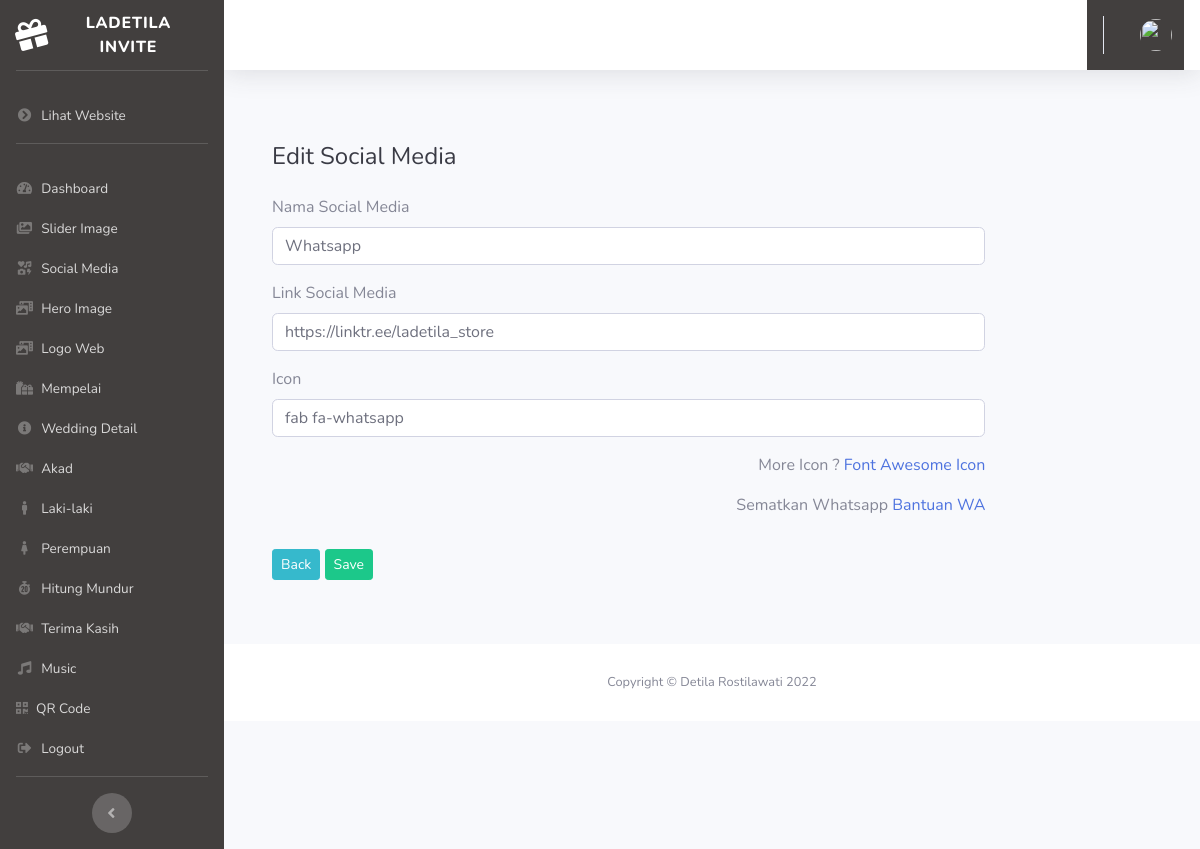
Screenshot of /admin/edit_social/0 with the database file from the repository.
### tables this page shows
CREATE TABLE `user_sub_menu` (
  `id` int(11) NOT NULL,
  `title` varchar(128) NOT NULL,
  `url` varchar(128) NOT NULL,
  `icon` varchar(128) NOT NULL
);

CREATE TABLE `social_media` (
  `id` int(11) NOT NULL,
  `nama` varchar(255) NOT NULL,
  `sosmed` varchar(255) NOT NULL,
  `icon` varchar(255) NOT NULL,
  `fb_icon` varchar(255) NOT NULL,
  `ig` varchar(255) NOT NULL,
  `ig_icon` varchar(255) NOT NULL,
  `yt` varchar(255) NOT NULL,
  `yt_icon` varchar(255) NOT NULL,
  `wa` varchar(255) NOT NULL,
  `wa_icon` varchar(255) NOT NULL
);

### application/controllers/Admin.php (called while the page is built, shortened)
<?php
class Admin extends CI_Controller
{
    public function edit_social($id)
    {
        $data['title'] = 'Edit Social Media';
        $data['user'] = $this->db->get_where('user', ['email' => $this->session->userdata('email')])->row_array();
        $data['social_media'] = $this->db->get_where('social_media', ['id' => $id])->row_array();
        $this->form_validation->set_rules('nama', 'Nama', 'required');
        $this->form_validation->set_rules('sosmed', 'Sosmed', 'required');
        $this->form_validation->set_rules('icon', 'Icon', 'required');
        if ($this->form_validation->run() == false) {
            $this->load->view('templates/header', $data);
            $this->load->view('templates/sidebar', $data);
            $this->load->view('templates/topbar', $data);
            $this->load->view('admin/edit_social', $data);
            $this->load->view('templates/footer');
        }
    }
}

### index.php (called while the page is built, shortened)
<?php
require_once BASEPATH.'core/CodeIgniter.php';

### application/views/admin/edit_social.php (the view, shortened to what this page needs)
<div class="row">
    <div class="col-lg-10">
        <div class="p-5">
            <div class="text-left">
                <h1 class="h4 text-gray-900 mb-4"><?= $title; ?></h1>
            </div>
            <form method="POST" action="<?= base_url('admin/edit_social/') . $social_media['id']; ?>" enctype="multipart/form-data">
                <div class="form-group">
                    <label for="nama">Nama Social Media</label>
                    <input type="text" class="form-control form-control-user" id="nama" name="nama" value="<?= $social_media['nama']; ?>">
                </div>
                <div class="form-group">
                    <label for="sosmed">Link Social Media</label>
                    <input type="text" class="form-control form-control-user" id="sosmed" name="sosmed" value="<?= $social_media['sosmed']; ?>">
                </div>
                <div class="form-group">
                    <label for="icon">Icon</label>
                    <input type="text" class="form-control form-control-user" id="icon" name="icon" value="<?= $social_media['icon']; ?>">
                </div>
                <p class="text-right">More Icon ? <a href="https://fontawesome.com/icons?d=gallery&p=2&q=youtube&m=free" target="_blank">Font Awesome Icon</a></p>
                <p class="text-right">Sematkan Whatsapp <a href="https://faq.whatsapp.com/general/chats/how-to-use-click-to-chat/?lang=id" target="_blank">Bantuan WA</a></p>
                <a class="btn btn-sm btn-info text-decoration-none" href="<?= base_url('admin/social_media') ?>">Back</a>
                <button type="submit" class="btn btn-sm btn-success my-3">
                    Save
                </button>
            </form>
        </div>
    </div>
</div>

### application/views/templates/sidebar.php (shortened to what this page needs)
<ul class="navbar-nav sidebar sidebar-dark accordion" id="accordionSidebar">
    <a class="sidebar-brand d-flex align-items-center justify-content-center" href="<?= base_url('auth'); ?>">
        <div class="sidebar-brand-icon rotate-n-15">
            <i class="fas fa-gift"></i>
        </div>
        <div class="sidebar-brand-text mx-3">Ladetila Invite</div>
    </a>
    <hr class="sidebar-divider">
    <li class="nav-item">
        <a class="nav-link" href="<?= base_url() ?>">
            <i class="fas fa-fw fa-chevron-circle-right"></i>
            <span>Lihat Website</span></a>
    </li>
    <hr class="sidebar-divider">
    <?php
    $querySubMenu = "SELECT *
                  FROM user_sub_menu
                  ";
    $subMenu = $this->db->query($querySubMenu)->result_array();
    ?>
    <?php foreach ($subMenu as $sm) : ?>
        <?php if ($title == $sm['title']) : ?>
            <li class="nav-item active">
            <?php else : ?>
            <li class="nav-item">
            <?php endif; ?>
            <a class="nav-link pb-0" href="<?= base_url($sm['url']); ?>">
                <i class="<?= $sm['icon']; ?>"></i>
                <span><?= $sm['title']; ?></span></a>
            </li>
        <?php endforeach; ?>
        <li class="nav-item">
            <a class="nav-link" href="<?= base_url('auth/logout') ?>">
                <i class="fas fa-fw fa-sign-out-alt" data-dismiss="modal"></i>
                <span>Logout</span></a>
        </li>
        <hr class="sidebar-divider">
        <div class="text-center d-none d-md-inline">
            <button class="rounded-circle border-0" id="sidebarToggle"></button>
        </div>
</ul>

### application/views/templates/sidebar.php (style rules this page uses)
ul { background: linear-gradient(to right, #423F3E 0%, #423F3E 0%); }

### rows the page displays
user_sub_menu: title "Dashboard"
user_sub_menu: title "Slider Image"
user_sub_menu: title "Social Media"
user_sub_menu: title "Hero Image"
user_sub_menu: title "Logo Web"
user_sub_menu: title "Mempelai"
user_sub_menu: title "Wedding Detail"
user_sub_menu: title "Akad"
user_sub_menu: title "Laki-laki"
user_sub_menu: title "Perempuan"
user_sub_menu: title "Hitung Mundur"
user_sub_menu: title "Terima Kasih"
user_sub_menu: title "Music"
user_sub_menu: title "QR Code"
social_media: nama "Whatsapp", sosmed "https://linktr.ee/ladetila_store", icon "fab fa-whatsapp"

### other values shown
$title "Edit Social Media"
